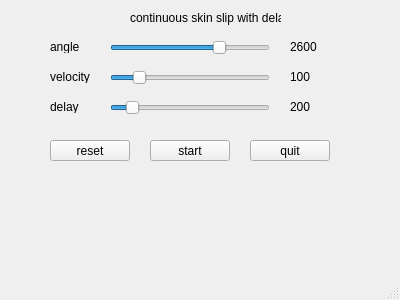
<?xml version="1.0" encoding="UTF-8"?>
<ui version="4.0">
 <class>ContinuousSkinSlipDelaySubWindow</class>
 <widget class="QMainWindow" name="ContinuousSkinSlipDelaySubWindow">
  <property name="geometry">
   <rect>
    <x>0</x>
    <y>0</y>
    <width>400</width>
    <height>300</height>
   </rect>
  </property>
  <property name="windowTitle">
   <string>MainWindow</string>
  </property>
  <widget class="QWidget" name="centralwidget">
   <widget class="QLabel" name="label">
    <property name="geometry">
     <rect>
      <x>130</x>
      <y>10</y>
      <width>151</width>
      <height>16</height>
     </rect>
    </property>
    <property name="text">
     <string>continuous skin slip with delay</string>
    </property>
   </widget>
   <widget class="QLabel" name="angle_label">
    <property name="geometry">
     <rect>
      <x>50</x>
      <y>40</y>
      <width>47</width>
      <height>13</height>
     </rect>
    </property>
    <property name="text">
     <string>angle</string>
    </property>
   </widget>
   <widget class="QSlider" name="angle_slider">
    <property name="geometry">
     <rect>
      <x>110</x>
      <y>40</y>
      <width>160</width>
      <height>16</height>
     </rect>
    </property>
    <property name="minimum">
     <number>2194</number>
    </property>
    <property name="maximum">
     <number>2770</number>
    </property>
    <property name="value">
     <number>2600</number>
    </property>
    <property name="orientation">
     <enum>Qt::Horizontal</enum>
    </property>
   </widget>
   <widget class="QLabel" name="angle_val">
    <property name="geometry">
     <rect>
      <x>290</x>
      <y>40</y>
      <width>47</width>
      <height>13</height>
     </rect>
    </property>
    <property name="text">
     <string>2600</string>
    </property>
   </widget>
   <widget class="QLabel" name="velocity_label">
    <property name="geometry">
     <rect>
      <x>50</x>
      <y>70</y>
      <width>47</width>
      <height>13</height>
     </rect>
    </property>
    <property name="text">
     <string>velocity</string>
    </property>
   </widget>
   <widget class="QSlider" name="velocity_slider">
    <property name="geometry">
     <rect>
      <x>110</x>
      <y>70</y>
      <width>160</width>
      <height>16</height>
     </rect>
    </property>
    <property name="minimum">
     <number>10</number>
    </property>
    <property name="maximum">
     <number>600</number>
    </property>
    <property name="value">
     <number>100</number>
    </property>
    <property name="orientation">
     <enum>Qt::Horizontal</enum>
    </property>
   </widget>
   <widget class="QLabel" name="velocity_val">
    <property name="geometry">
     <rect>
      <x>290</x>
      <y>70</y>
      <width>47</width>
      <height>13</height>
     </rect>
    </property>
    <property name="text">
     <string>100</string>
    </property>
   </widget>
   <widget class="QLabel" name="delay_label">
    <property name="geometry">
     <rect>
      <x>50</x>
      <y>100</y>
      <width>47</width>
      <height>13</height>
     </rect>
    </property>
    <property name="text">
     <string>delay</string>
    </property>
   </widget>
   <widget class="QSlider" name="delay_slider">
    <property name="geometry">
     <rect>
      <x>110</x>
      <y>100</y>
      <width>160</width>
      <height>16</height>
     </rect>
    </property>
    <property name="minimum">
     <number>50</number>
    </property>
    <property name="maximum">
     <number>1499</number>
    </property>
    <property name="value">
     <number>200</number>
    </property>
    <property name="orientation">
     <enum>Qt::Horizontal</enum>
    </property>
   </widget>
   <widget class="QLabel" name="delay_val">
    <property name="geometry">
     <rect>
      <x>290</x>
      <y>100</y>
      <width>47</width>
      <height>13</height>
     </rect>
    </property>
    <property name="text">
     <string>200</string>
    </property>
   </widget>
   <widget class="QPushButton" name="reset_btn">
    <property name="geometry">
     <rect>
      <x>50</x>
      <y>140</y>
      <width>80</width>
      <height>21</height>
     </rect>
    </property>
    <property name="text">
     <string>reset</string>
    </property>
   </widget>
   <widget class="QPushButton" name="start_btn">
    <property name="geometry">
     <rect>
      <x>150</x>
      <y>140</y>
      <width>80</width>
      <height>21</height>
     </rect>
    </property>
    <property name="text">
     <string>start</string>
    </property>
   </widget>
   <widget class="QPushButton" name="quit_btn">
    <property name="geometry">
     <rect>
      <x>250</x>
      <y>140</y>
      <width>80</width>
      <height>21</height>
     </rect>
    </property>
    <property name="text">
     <string>quit</string>
    </property>
   </widget>
  </widget>
  <widget class="QMenuBar" name="menubar">
   <property name="geometry">
    <rect>
     <x>0</x>
     <y>0</y>
     <width>400</width>
     <height>20</height>
    </rect>
   </property>
  </widget>
  <widget class="QStatusBar" name="statusbar"/>
 </widget>
 <resources/>
 <connections/>
</ui>
